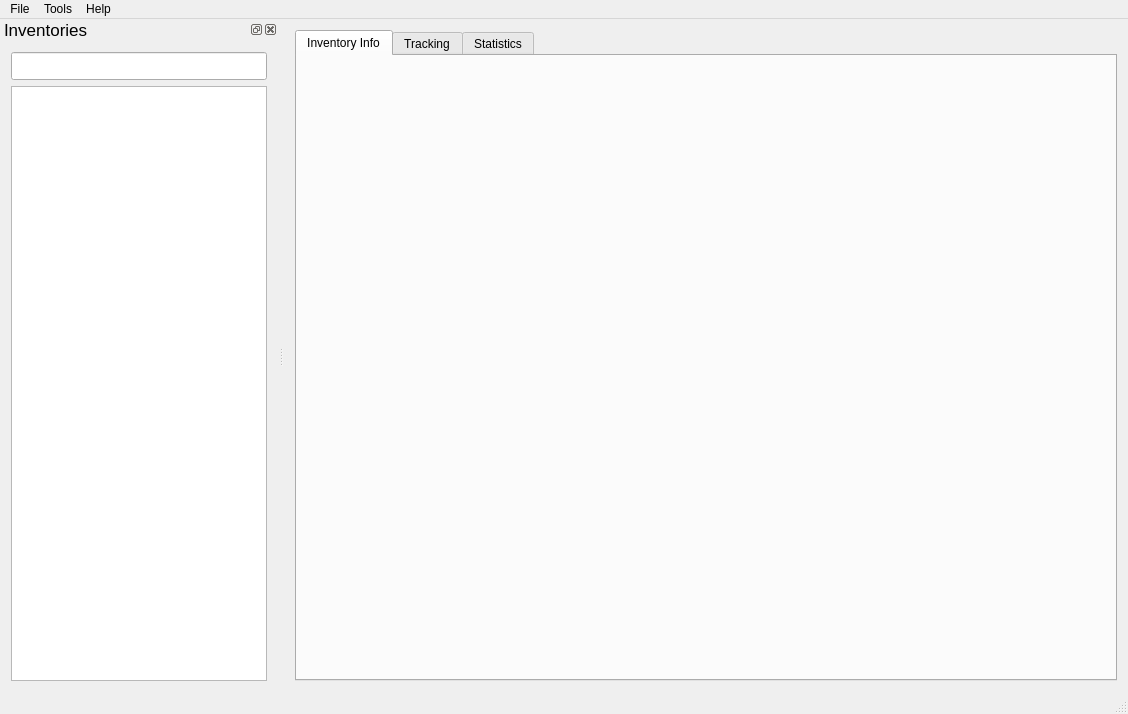
<?xml version="1.0" encoding="UTF-8"?>
<ui version="4.0">
 <class>MainWindow</class>
 <widget class="QMainWindow" name="MainWindow">
  <property name="geometry">
   <rect>
    <x>0</x>
    <y>0</y>
    <width>1128</width>
    <height>714</height>
   </rect>
  </property>
  <property name="windowTitle">
   <string>Sanoxy</string>
  </property>
  <widget class="QWidget" name="centralWidget">
   <layout class="QHBoxLayout" name="horizontalLayout_2">
    <item>
     <widget class="QTabWidget" name="tabWidget">
      <property name="currentIndex">
       <number>0</number>
      </property>
      <widget class="QWidget" name="inventory_info">
       <attribute name="title">
        <string>Inventory Info</string>
       </attribute>
      </widget>
      <widget class="QWidget" name="tracking">
       <attribute name="title">
        <string>Tracking</string>
       </attribute>
      </widget>
      <widget class="QWidget" name="statistics">
       <attribute name="title">
        <string>Statistics</string>
       </attribute>
      </widget>
     </widget>
    </item>
   </layout>
  </widget>
  <widget class="QMenuBar" name="menuBar">
   <property name="geometry">
    <rect>
     <x>0</x>
     <y>0</y>
     <width>1128</width>
     <height>22</height>
    </rect>
   </property>
   <widget class="QMenu" name="menuFile">
    <property name="title">
     <string>File</string>
    </property>
    <widget class="QMenu" name="menuImport">
     <property name="title">
      <string>Import</string>
     </property>
     <addaction name="import_master_listings"/>
     <addaction name="import_system_backup"/>
    </widget>
    <widget class="QMenu" name="menuExport">
     <property name="title">
      <string>export</string>
     </property>
     <addaction name="export_system_backup"/>
    </widget>
    <addaction name="menuImport"/>
    <addaction name="menuExport"/>
   </widget>
   <widget class="QMenu" name="menuTools">
    <property name="title">
     <string>Tools</string>
    </property>
    <addaction name="open_account_manager"/>
    <addaction name="open_server_connection"/>
    <addaction name="commit"/>
    <addaction name="revert_to_last_commit"/>
    <addaction name="open_history"/>
    <addaction name="publish"/>
   </widget>
   <widget class="QMenu" name="menuAbout">
    <property name="title">
     <string>Help</string>
    </property>
    <addaction name="help_about"/>
   </widget>
   <addaction name="menuFile"/>
   <addaction name="menuTools"/>
   <addaction name="menuAbout"/>
  </widget>
  <widget class="QStatusBar" name="statusBar"/>
  <widget class="QDockWidget" name="dockWidget">
   <property name="font">
    <font>
     <pointsize>13</pointsize>
    </font>
   </property>
   <property name="windowTitle">
    <string>Inventories</string>
   </property>
   <attribute name="dockWidgetArea">
    <number>1</number>
   </attribute>
   <widget class="QWidget" name="dockWidgetContents_2">
    <layout class="QVBoxLayout" name="verticalLayout">
     <item>
      <widget class="QLineEdit" name="search_box"/>
     </item>
     <item>
      <widget class="QTreeView" name="inventory_view"/>
     </item>
    </layout>
   </widget>
  </widget>
  <action name="open_account_manager">
   <property name="text">
    <string>Account Manager</string>
   </property>
  </action>
  <action name="import_master_listings">
   <property name="text">
    <string>Master Listings</string>
   </property>
  </action>
  <action name="import_system_backup">
   <property name="text">
    <string>System Backup</string>
   </property>
  </action>
  <action name="export_system_backup">
   <property name="text">
    <string>System Backup</string>
   </property>
  </action>
  <action name="help_about">
   <property name="text">
    <string>About</string>
   </property>
  </action>
  <action name="open_server_connection">
   <property name="text">
    <string>Server Connection</string>
   </property>
  </action>
  <action name="publish">
   <property name="text">
    <string>Publish</string>
   </property>
  </action>
  <action name="open_history">
   <property name="text">
    <string>History</string>
   </property>
  </action>
  <action name="revert_to_last_commit">
   <property name="text">
    <string>Revert to Last Commit</string>
   </property>
  </action>
  <action name="commit">
   <property name="text">
    <string>Commit to Database</string>
   </property>
  </action>
 </widget>
 <layoutdefault spacing="6" margin="11"/>
 <resources/>
 <connections/>
</ui>
